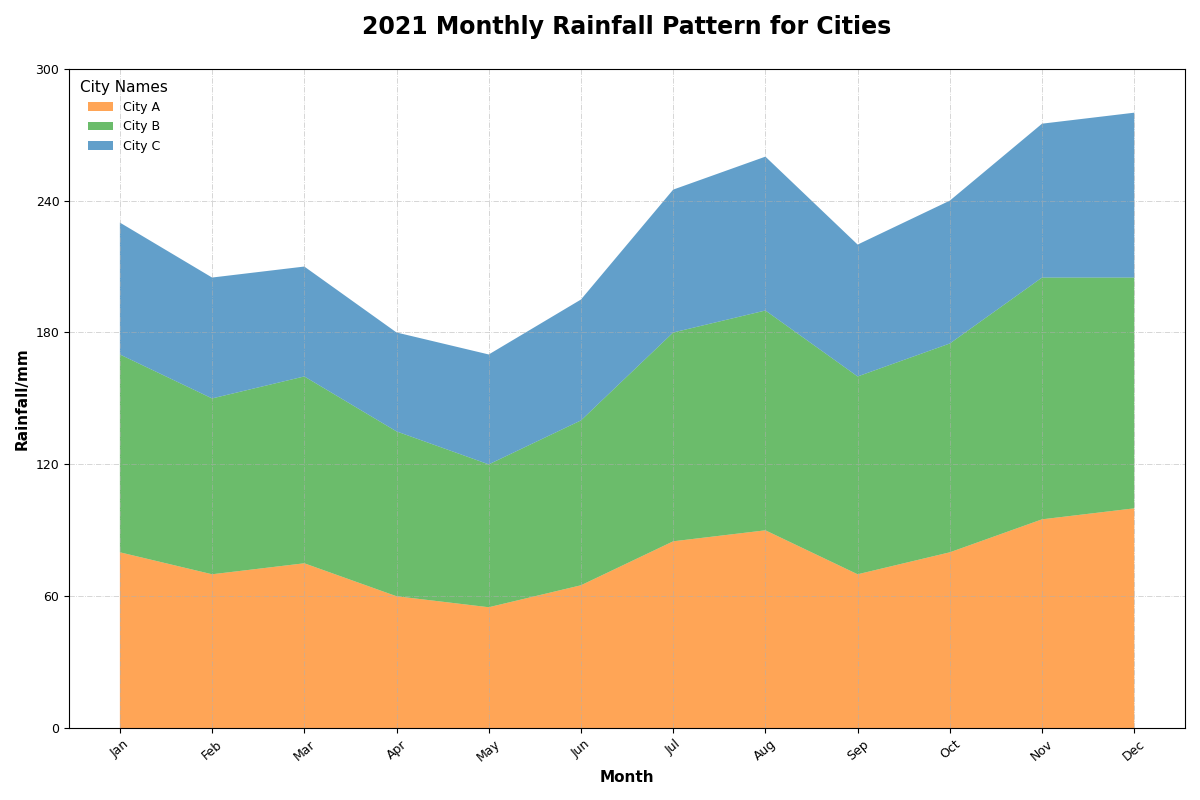

Source code (Python):
import matplotlib.pyplot as plt
import numpy as np

# Define months
months = np.array(['Jan', 'Feb', 'Mar', 'Apr', 'May', 'Jun', 'Jul', 'Aug', 'Sep', 'Oct', 'Nov', 'Dec'])

# Rainfall data in mm for each city over one year
city_a = np.array([80, 70, 75, 60, 55, 65, 85, 90, 70, 80, 95, 100])
city_b = np.array([90, 80, 85, 75, 65, 75, 95, 100, 90, 95, 110, 105])
city_c = np.array([60, 55, 50, 45, 50, 55, 65, 70, 60, 65, 70, 75])

# Stack the data for plotting
data = np.vstack([city_a, city_b, city_c])

# Plot the stacked area chart
fig, ax = plt.subplots(figsize=(12, 8))
ax.stackplot(months, data, labels=['City A', 'City B', 'City C'], colors=['#ff7f0e', '#2ca02c', '#1f77b4'], alpha=0.7)

# Customize the plot
ax.set_title("2021 Monthly Rainfall Pattern for Cities", fontsize=17, fontweight='bold', pad=25)
ax.set_xlabel("Month", fontsize=11, weight='bold')
ax.set_ylabel("Rainfall/mm", fontsize=11, weight='bold')
ax.legend(loc='upper left', frameon=False, fontsize=9, title='City Names', title_fontsize='11')
ax.grid(True, which='both', linestyle='-.', linewidth=0.6, alpha=0.6)

# Show y-ticks with grid lines for readability
ax.yaxis.set_major_formatter(plt.FuncFormatter(lambda x, _: f'{int(x)} mm'))
ax.set_xticks(np.arange(len(months)))
ax.set_xticklabels(months, fontsize=9, rotation=40)
ax.set_yticks(np.arange(0, 301, 60))
ax.set_yticklabels(np.arange(0, 301, 60), fontsize=9)

# Automatically adjust layout to prevent overlap
plt.tight_layout()

# Display the chart
plt.show()
